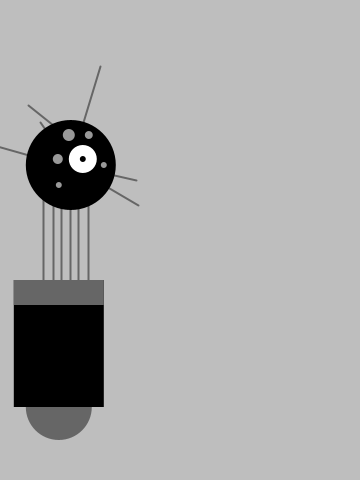
Frame 1 (no input)
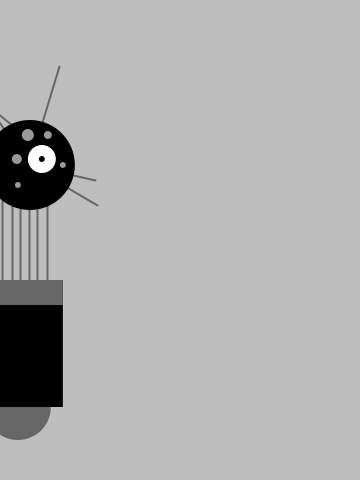
Frame 60 (the mouse pressed at the canvas centre just before this capture)
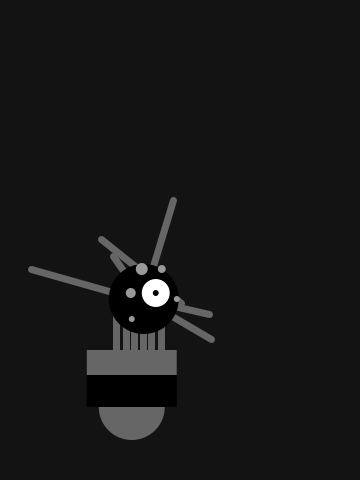
Frame 120 (the mouse held since frame 60 and released just before this capture)

The Processing sketch that drew these frames (run headless with seeded random() and noise(); from frame 60 on, the mouse is pressed at the canvas centre):

// Processing sketch: processing_35550
// ── processing_35550.pde

float x = 60; // X-coordinate
float y = 440; // Y-coordinate
int radius = 45; // Head Radius
int bodyHeight = 160; // Body Height
int neckHeight = 70; // Neck Height
float easing = 0.02;
void setup() {
size(360, 480);
background (160);
smooth();
strokeWeight(2);

ellipseMode(RADIUS);
}
void draw() {
int targetX = mouseX;
x += (targetX - x) * easing;
if (mousePressed) {
  background (19);
neckHeight = 16;
bodyHeight = 90;
radius = 35;
strokeWeight(7);
} else {
neckHeight = 70;
bodyHeight = 160;
radius = 45;
background (190);
strokeWeight(2);
}
float ny = y - bodyHeight - neckHeight - radius;

// Neck
stroke(102);
line(x+12, y-bodyHeight, x+12, ny);
line(x+3, y-bodyHeight, x+3,ny);
line(x-5, y-bodyHeight, x-5,ny);
line(x-15, y-bodyHeight, x-15,ny);
line(x+20, y-bodyHeight, x+20, ny);
line(x+30, y-bodyHeight, x+30, ny);
// Antennae
line(x+12, ny, x-18, ny-43);
line(x+12, ny, x+42, ny-99);
line(x+12, ny, x+78, ny+15);
line(x+12, ny, x+80, ny+40);

line(x+6, ny, x-100, ny-30);
line(x+50, ny+4, x-30, ny-60);
// Body
noStroke();
fill(102);
ellipse(x, y-33, 33, 33);
fill(0);
rect(x-45, y-bodyHeight, 90, bodyHeight-33);
fill(102);
rect(x-45, y-bodyHeight,90, 25);
// Head
fill(0);
ellipse(x+12, ny, radius, radius);
fill(255);
ellipse(x+24, ny-6, 14, 14);
fill(0);
ellipse(x+24, ny-6, 3, 3);
fill(153);
ellipse(x-1, ny-6, 5, 5);
ellipse(x+45,ny, 3, 3);
ellipse(x+30, ny-30, 4, 4);
ellipse(x+10, ny-30, 6, 6);
ellipse(x, ny+20, 3, 3);

}
